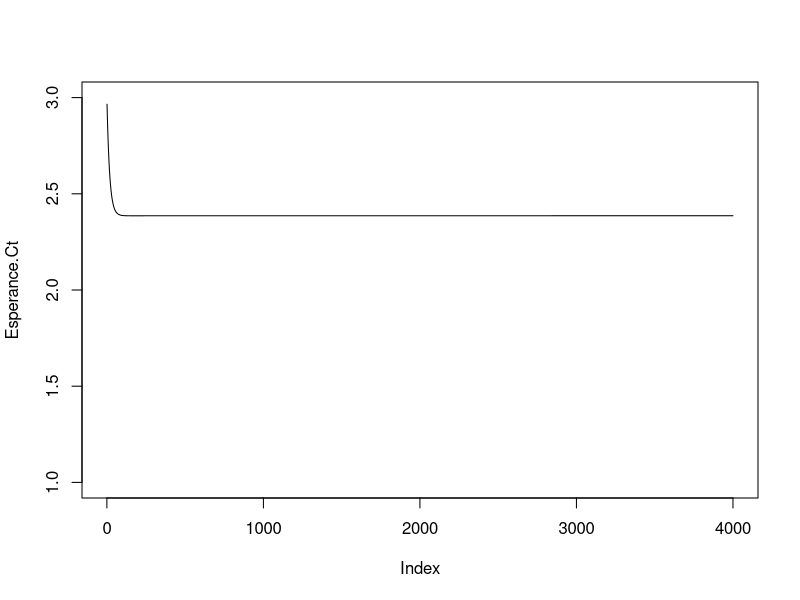
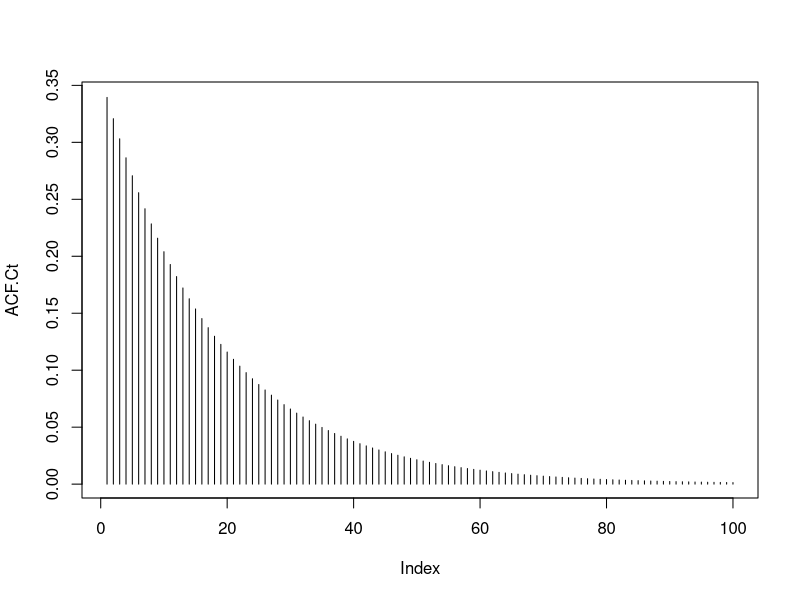

The R source for these figures, in order:
# ----------------------------------------------------------------------------------------------------
# Hidden Markov Models
# Moments of the Markov Chain
# ----------------------------------------------------------------------------------------------------
# written
# Gabriel LEMYRE
# ----------------------------------------------------------------------------------------------------
# Under the supervision of :
# Maciej AUGUSTYNIAK
# ----------------------------------------------------------------------------------------------------
# Last version : january 10th, 2020
# Last version : january 13th, 2020
# ----------------------------------------------------------------------------------------------------

# --------------------------------------------------------
# MOMENTS DE LA CHAÎNE DE MARKOV
# --------------------------------------------------------
# Fonction pour calculer les moments des v.a. de la chaîne de Markov
#     Calcul de l'espérance, de l'autocovariance et autocorrélation 
#     de chaîne homogène/stationnaire ou non.
# --------------------------------------------------------
MomentsMC = function(Gamma,                         # Matrice de transition de la chaîne de Markov
                     initial.Distribution=NULL,     # Distribution initiale de la MC. Si absente, utilisation de la dist asymptotique
                     Transition.Type="Homogeneous", # Type de transition
                     Data=NULL,                     # Si transition non-homogène, nécessaire pour construire matrice de transition
                     nbStepsEsp=100,                # Nombre de pas en avant pour calcul de l'espérance dans la MC
                     nbStepsACF=20){                # Nombre de pas pour le calcul de Cov[C_t, C_(t+k)]
  
  K <- dim(Gamma)[1] # Dimension de l'espace d'état
  
  upsilon <- 1:K
  Upsilon <- diag(upsilon)
  
  vecUn <- rep(1,K)
  
  if (Transition.Type=="Homogeneous"){
    distribution.Distribution <- vecUn%*%solve(diag(K)-Gamma+(vecUn%*%t(vecUn))) 
    
    if(is.null(initial.Distribution)){
      
      # Utilisation de la distribution stationnaire comme distribution initiale
      initial.Distribution <- distribution.Distribution
      
      if (nbStepsEsp>1){
        cat("Avertissement : \n",
            "  Puisque la distribution stationnaire est utilisée comme \n",
            "  distribution initiale et puisque celle-ci multipliée par \n",
            "  la matrice de transition donne elle même, l'espérance de \n",
            "  chaque pas est la même et ne sera donc calculée qu'une fois.\n",
            "  Ainsi la variable 'nbStepsEsp=",nbStepsEsp,"' est remplacée par 1.\n",sep="")
        
        nbStepsEsp <- 1
      }
    }
  }
  
  Esperance.Ct <- rep(NA,nbStepsEsp) # Initialisation du vecteur des espérances
  ACF.Ct <- rep(NA,nbStepsACF) # Initialisation du vecteur des espérances
  Gamma.m.step <- diag(K) # Matrice identité pour premier pas
  
  for (i in 1:max(nbStepsEsp,nbStepsACF)){
    # E[Ct] = u(1) %*% Gamma^(t-1) %*% c(1, ..., K)
    Gamma.m.step <- Gamma.m.step%*%Gamma
    if (i<=nbStepsEsp){
      Esperance.Ct[i] <- initial.Distribution%*%Gamma.m.step%*%upsilon
    }
    if (i<=nbStepsACF){
      ACF.Ct[i] <- distribution.Distribution%*%Upsilon%*%Gamma.m.step%*%upsilon-(distribution.Distribution%*%upsilon)^2
    }
    
  }
  plot(Esperance.Ct, ylim=c(0.999,K+0.001), type="l")
  plot(ACF.Ct, type="h")
  
  MomentsMC <- list(Esperance.Ct=Esperance.Ct,
                    ACF.Ct=ACF.Ct,
                    distribution.Distribution=distribution.Distribution)
}

Gamma.test=matrix(c(9.640156e-01, 1.956318e-30, 0.03598444,
                     3.039625e-11, 9.777013e-01, 0.02229874,
                     4.921709e-03, 2.455015e-02, 0.97052814),
                   byrow=T,nrow=3)

test <- MomentsMC(Gamma.test,initial.Distribution=c(0,0,1),nbStepsEsp=4000,nbStepsACF=100)
# test